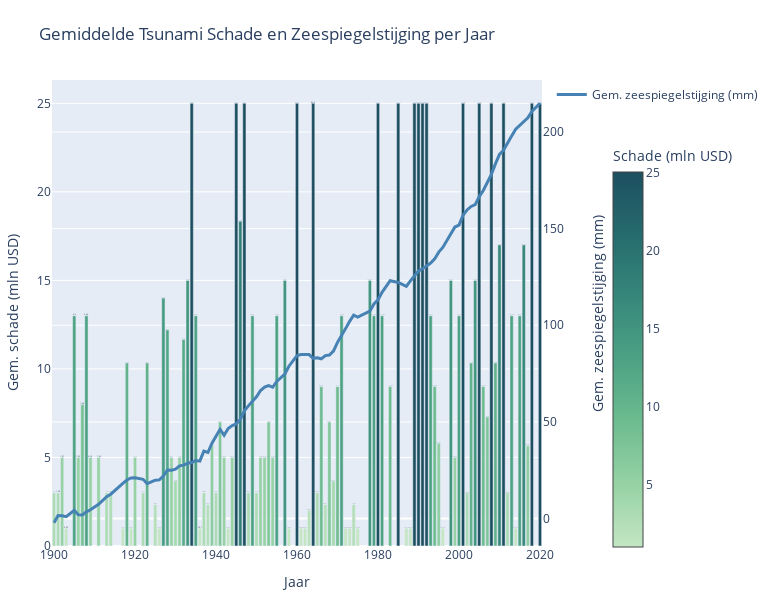

The notebook cell this image was saved under:
### Code cell
import pandas as pd
import numpy as np
import plotly.graph_objects as go
import re

# ------- 1. Parser voor schadebedragen -------
def parse_damage(val):
    if pd.isna(val):
        return np.nan
    val = val.upper().strip()

    if 'BILLION' in val or 'B' in val:
        nums = re.findall(r'\d+\.?\d*', val)
        if nums:
            return float(nums[0]) * 1000
    elif 'MILLION' in val or 'M' in val:
        nums = re.findall(r'\d+\.?\d*', val)
        if nums:
            return float(nums[0])
    elif 'LIMITED' in val or 'LIITED' in val or '<$1' in val:
        return 0.5
    else:
        nums = re.findall(r'\d+\.?\d*', val)
        if nums:
            return float(nums[0])

    return np.nan

# ------- 2. Kolommen hernoemen & schade omzetten -------
merged = merged.rename(columns={
    'year': 'YEAR',
    'mmfrom1993-2008average': 'Sea_Level_Change_mm'
})

merged['Estimated_Damage_MillionUSD'] = merged['DAMAGE_TOTAL_DESCRIPTION'].apply(parse_damage)

# ------- 3. Gemiddelden per jaar berekenen -------
bubble_data = merged.groupby('YEAR').agg({
    'Sea_Level_Change_mm': 'mean',
    'Estimated_Damage_MillionUSD': 'mean',
    'DAMAGE_TOTAL_DESCRIPTION': 'count'
}).reset_index().rename(columns={'DAMAGE_TOTAL_DESCRIPTION': 'Tsunami_Count'})

# Filter voor geldige waarden en max schade 15 miljoen
bubble_data = bubble_data.dropna(subset=['Sea_Level_Change_mm', 'Estimated_Damage_MillionUSD'])
bubble_data = bubble_data[bubble_data['Estimated_Damage_MillionUSD'] <= 100]

# ------- 4. Plot met bar (schade) + lijn (zeespiegel) -------
fig = go.Figure()

# Bar voor schade met aangepaste hover info én verplaatste colorbar
fig.add_trace(go.Bar(
    x=bubble_data['YEAR'],
    y=bubble_data['Estimated_Damage_MillionUSD'],
    name='',
    showlegend=False,
    marker=dict(
        color=bubble_data['Estimated_Damage_MillionUSD'],
        colorscale='blugrn',
        colorbar=dict(
            title='Schade (mln USD)',
            x=1.125,            # Iets naar rechts verplaatst
            y=0.425,             # Iets naar beneden (midden van de grafiek)
            xanchor='left',
            yanchor='middle',
            len=0.9           # Korte schaalbalk
        ),
        showscale=True
    ),
    hovertemplate=
        '<b>Jaar:</b> %{x}<br>'+
        '<b>Gem. schade:</b> %{y:.2f} mln USD<br>'+
        '<b>Aantal tsunami’s:</b> %{customdata}<br>'+
        '<b>Gem. zeespiegelstijging:</b> %{text:.2f} mm<br>',
    customdata=bubble_data['Tsunami_Count'],
    text=bubble_data['Sea_Level_Change_mm'],
))


# Lijn voor zeespiegel zonder markers, met eigen y-as
fig.add_trace(go.Scatter(
    x=bubble_data['YEAR'],
    y=bubble_data['Sea_Level_Change_mm'],
    name='Gem. zeespiegelstijging (mm)',
    yaxis='y2',
    mode='lines',  # alleen lijn, geen markers
    line=dict(color='steelblue', width=3),
    hoverinfo='none'  # hover info via bar, dus hier niet nodig
))

# Layout met twee y-assen
fig.update_layout(
    title='Gemiddelde Tsunami Schade en Zeespiegelstijging per Jaar',
    xaxis=dict(title='Jaar'),
    yaxis=dict(
        title='Gem. schade (mln USD)',
        rangemode='tozero'
    ),
yaxis2=dict(
    title='Gem. zeespiegelstijging (mm)',
    overlaying='y',
    side='right',
    rangemode='tozero',
    title_font=dict(
        size=14,
    ),
    title_standoff=30
),

    height=600,
    width=775,
    margin=dict(l=50, r=70, t=80, b=50)
)

fig.show()

### Figure 1 — Plotly figure (JSON) as saved in the notebook; plotly's stock layout.template omitted (floating-point values rounded to 4 significant figures)
{"data": [{"customdata": [2, 2, 1, 1, 2, 2, 4, 2, 2, 2, 2, 4, 3, 3, 1, 1, 2, 3, 3, 1, 4, 5, 2, 3, 1, 3, 2, 1, 2, 1, 2, 3, 6, 2, 4, 1, 1, 1, 1, 3, 1, 2, 2, 2, 1, 1, 4, 1, 2, 2, 2, 2, 1, 2, 4, 2, 4, 3, 3, 6, 3, 3, 2, 1, 1, 3, 1, 2, 5, 1, 2, 3, 2, 1, 1, 1, 1, 1, 2, 2, 3, 5, 3, 2, 1, 2, 2, 4, 3, 2, 1, 3, 7, 1, 3, 3, 1, 4, 2, 1, 2, 3, 6, 3, 1], "hovertemplate": "<b>Jaar:</b> %{x}<br><b>Gem. schade:</b> %{y:.2f} mln USD<br><b>Aantal tsunami’s:</b> %{customdata}<br><b>Gem. zeespiegelstijging:</b> %{text:.2f} mm<br>", "marker": {"color": [3.0, 3.0, 5.0, 1.0, 13.0, 5.0, 8.0, 13.0, 5.0, 5.0, 3.0, 3.0, 1.0, 10.33, 1.0, 5.0, 3.0, 10.33, 2.333, 1.0, 14.0, 12.2, 5.0, 3.667, 5.0, 11.67, 15.0, 25.0, 13.0, 1.0, 3.0, 2.333, 5.667, 3.0, 7.0, 5.0, 1.0, 5.0, 25.0, 18.33, 25.0, 3.0, 13.0, 3.0, 5.0, 5.0, 7.0, 5.0, 13.0, 15.0, 1.0, 25.0, 1.0, 1.0, 2.0, 25.0, 3.0, 9.0, 2.333, 7.0, 3.667, 9.0, 13.0, 1.0, 1.0, 2.333, 1.0, 15.0, 13.0, 25.0, 13.0, 9.0, 25.0, 1.0, 1.0, 25.0, 25.0, 25.0, 25.0, 13.0, 9.0, 5.8, 1.0, 15.0, 5.0, 13.0, 25.0, 3.0, 10.33, 15.0, 25.0, 9.0, 7.286, 25.0, 10.33, 17.0, 25.0, 3.0, 13.0, 1.0, 13.0, 17.0, 5.667, 25.0, 25.0], "colorbar": {"len": 0.9, "title": {"text": "Schade (mln USD)"}, "x": 1.125, "xanchor": "left", "y": 0.425, "yanchor": "middle"}, "colorscale": [[0, "rgb(196, 230, 195)"], [0.1667, "rgb(150, 210, 164)"], [0.3333, "rgb(109, 188, 144)"], [0.5, "rgb(77, 162, 132)"], [0.6667, "rgb(54, 135, 122)"], [0.8333, "rgb(38, 107, 110)"], [1, "rgb(29, 79, 96)"]], "showscale": true}, "name": "", "showlegend": false, "text": [-2.17, 1.58, 1.47, 0.99, 4.2, 1.95, 1.84, 3.46, 4.55, 7.36, 11.27, 12.59, 18.17, 19.92, 20.97, 21.13, 20.27, 18.01, 19.85, 19.98, 21.96, 25.07, 24.97, 25.49, 27.27, 27.62, 28.57, 28.96, 30.01, 29.7, 34.87, 34.17, 38.98, 42.67, 46.17, 43.08, 46.53, 48.14, 48.94, 51.38, 55.69, 58.29, 60.36, 62.95, 66.25, 67.99, 68.79, 67.93, 70.92, 74.71, 78.82, 84.29, 84.89, 84.73, 84.85, 82.9, 83.22, 82.64, 84.31, 84.63, 86.63, 91.17, 94.39, 98.27, 102.0, 105.2, 104.2, 107.3, 111.0, 113.2, 117.1, 123.1, 122.2, 120.2, 123.0, 125.5, 128.1, 129.3, 130.7, 132.2, 134.3, 137.9, 140.2, 147.5, 150.8, 151.8, 156.9, 159.7, 161.5, 162.5, 166.6, 169.8, 173.8, 178.1, 183.5, 188.4, 190.6, 194.6, 198.0, 201.5, 203.5, 205.9, 207.4, 210.6, 214.9], "type": "bar", "x": [1900, 1901, 1902, 1903, 1905, 1906, 1907, 1908, 1909, 1911, 1913, 1914, 1917, 1918, 1919, 1920, 1922, 1923, 1925, 1926, 1927, 1928, 1929, 1930, 1931, 1932, 1933, 1934, 1935, 1936, 1937, 1938, 1939, 1940, 1941, 1942, 1943, 1944, 1945, 1946, 1947, 1948, 1949, 1950, 1951, 1952, 1953, 1954, 1955, 1957, 1958, 1960, 1961, 1962, 1963, 1964, 1965, 1966, 1967, 1968, 1969, 1970, 1971, 1972, 1973, 1974, 1975, 1978, 1979, 1980, 1981, 1983, 1985, 1987, 1988, 1989, 1990, 1991, 1992, 1993, 1994, 1995, 1996, 1998, 1999, 2000, 2001, 2002, 2003, 2004, 2005, 2006, 2007, 2008, 2009, 2010, 2011, 2012, 2013, 2014, 2015, 2016, 2017, 2018, 2020], "y": [3.0, 3.0, 5.0, 1.0, 13.0, 5.0, 8.0, 13.0, 5.0, 5.0, 3.0, 3.0, 1.0, 10.33, 1.0, 5.0, 3.0, 10.33, 2.333, 1.0, 14.0, 12.2, 5.0, 3.667, 5.0, 11.67, 15.0, 25.0, 13.0, 1.0, 3.0, 2.333, 5.667, 3.0, 7.0, 5.0, 1.0, 5.0, 25.0, 18.33, 25.0, 3.0, 13.0, 3.0, 5.0, 5.0, 7.0, 5.0, 13.0, 15.0, 1.0, 25.0, 1.0, 1.0, 2.0, 25.0, 3.0, 9.0, 2.333, 7.0, 3.667, 9.0, 13.0, 1.0, 1.0, 2.333, 1.0, 15.0, 13.0, 25.0, 13.0, 9.0, 25.0, 1.0, 1.0, 25.0, 25.0, 25.0, 25.0, 13.0, 9.0, 5.8, 1.0, 15.0, 5.0, 13.0, 25.0, 3.0, 10.33, 15.0, 25.0, 9.0, 7.286, 25.0, 10.33, 17.0, 25.0, 3.0, 13.0, 1.0, 13.0, 17.0, 5.667, 25.0, 25.0]}, {"hoverinfo": "none", "line": {"color": "steelblue", "width": 3}, "mode": "lines", "name": "Gem. zeespiegelstijging (mm)", "type": "scatter", "x": [1900, 1901, 1902, 1903, 1905, 1906, 1907, 1908, 1909, 1911, 1913, 1914, 1917, 1918, 1919, 1920, 1922, 1923, 1925, 1926, 1927, 1928, 1929, 1930, 1931, 1932, 1933, 1934, 1935, 1936, 1937, 1938, 1939, 1940, 1941, 1942, 1943, 1944, 1945, 1946, 1947, 1948, 1949, 1950, 1951, 1952, 1953, 1954, 1955, 1957, 1958, 1960, 1961, 1962, 1963, 1964, 1965, 1966, 1967, 1968, 1969, 1970, 1971, 1972, 1973, 1974, 1975, 1978, 1979, 1980, 1981, 1983, 1985, 1987, 1988, 1989, 1990, 1991, 1992, 1993, 1994, 1995, 1996, 1998, 1999, 2000, 2001, 2002, 2003, 2004, 2005, 2006, 2007, 2008, 2009, 2010, 2011, 2012, 2013, 2014, 2015, 2016, 2017, 2018, 2020], "y": [-2.17, 1.58, 1.47, 0.99, 4.2, 1.95, 1.84, 3.46, 4.55, 7.36, 11.27, 12.59, 18.17, 19.92, 20.97, 21.13, 20.27, 18.01, 19.85, 19.98, 21.96, 25.07, 24.97, 25.49, 27.27, 27.62, 28.57, 28.96, 30.01, 29.7, 34.87, 34.17, 38.98, 42.67, 46.17, 43.08, 46.53, 48.14, 48.94, 51.38, 55.69, 58.29, 60.36, 62.95, 66.25, 67.99, 68.79, 67.93, 70.92, 74.71, 78.82, 84.29, 84.89, 84.73, 84.85, 82.9, 83.22, 82.64, 84.31, 84.63, 86.63, 91.17, 94.39, 98.27, 102.0, 105.2, 104.2, 107.3, 111.0, 113.2, 117.1, 123.1, 122.2, 120.2, 123.0, 125.5, 128.1, 129.3, 130.7, 132.2, 134.3, 137.9, 140.2, 147.5, 150.8, 151.8, 156.9, 159.7, 161.5, 162.5, 166.6, 169.8, 173.8, 178.1, 183.5, 188.4, 190.6, 194.6, 198.0, 201.5, 203.5, 205.9, 207.4, 210.6, 214.9], "yaxis": "y2"}], "layout": {"height": 600, "margin": {"b": 50, "l": 50, "r": 70, "t": 80}, "title": {"text": "Gemiddelde Tsunami Schade en Zeespiegelstijging per Jaar"}, "width": 775, "xaxis": {"title": {"text": "Jaar"}}, "yaxis": {"rangemode": "tozero", "title": {"text": "Gem. schade (mln USD)"}}, "yaxis2": {"overlaying": "y", "rangemode": "tozero", "side": "right", "title": {"font": {"size": 14}, "standoff": 30, "text": "Gem. zeespiegelstijging (mm)"}}}}
